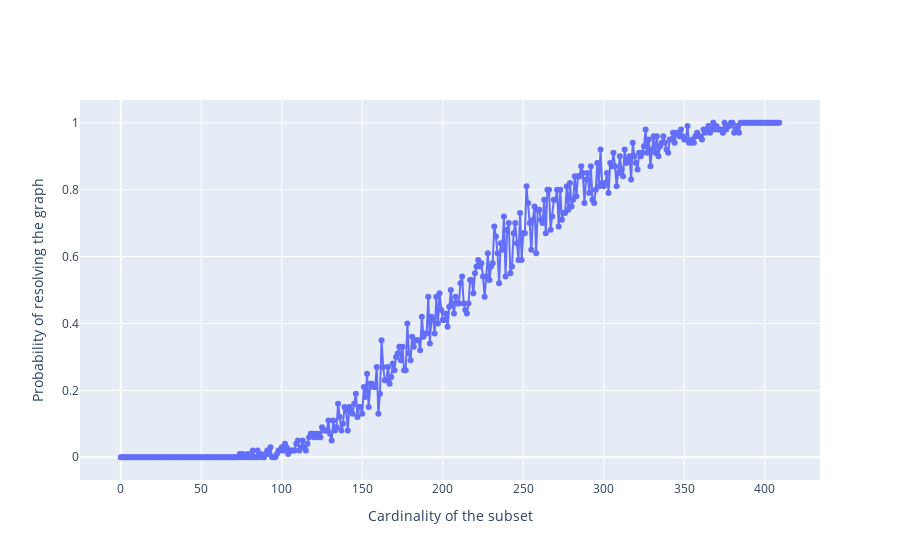

The code cell stored with this chart in its notebook:
### Code cell
# Define your data
x = list(solutions.keys())
y = list(solutions.values())

# Define the trace for the scatter plot
trace = go.Scatter(x=x, y=y, mode='markers+lines', name=r'$\text{Simulations with }n\text{ = 150 and } p\text{ = 0.9}$')

# Define the trace for the vertical line
#vertical_line = go.Scatter(x=[tvalue_case_1_2_p_const(n, p), tvalue_case_1_2_p_const(n, p)], y=[0, 1], mode='lines', line=dict(color='red'), name=r'$\text{Theoretical value}$')
#vertical_line2 = go.Scatter(x=[f12(n, p), f12(n, p)], y=[0, 1], mode='lines', line=dict(color='red'), name='Theoritical value')

# Define the layout
layout = go.Layout(#title='Probability of resolving the graph as a function of the subset cardinality', 
                   #title_x=0.5,
                   xaxis=dict(title='Cardinality of the subset'), 
                   yaxis=dict(title='Probability of resolving the graph'),
                   legend=dict(x=0.67, y=0.08, orientation='v'))

# Combine the traces and layout into a figure
fig = go.Figure(data=[trace], layout=layout)

# Show the figure
fig.show()

### Figure 1 — Plotly figure (JSON) as saved in the notebook; plotly's stock layout.template omitted (floating-point values rounded to 4 significant figures; data arrays with more than 128 entries replaced by an {"elided": "..."} marker saying what was removed)
{"data": [{"mode": "markers+lines", "name": "$\\text{Simulations with }n\\text{ = 150 and } p\\text{ = 0.9}$", "type": "scatter", "x": {"elided": "410 int values"}, "y": {"elided": "410 float values"}}], "layout": {"legend": {"orientation": "v", "x": 0.67, "y": 0.08}, "xaxis": {"title": {"text": "Cardinality of the subset"}}, "yaxis": {"title": {"text": "Probability of resolving the graph"}}}}
